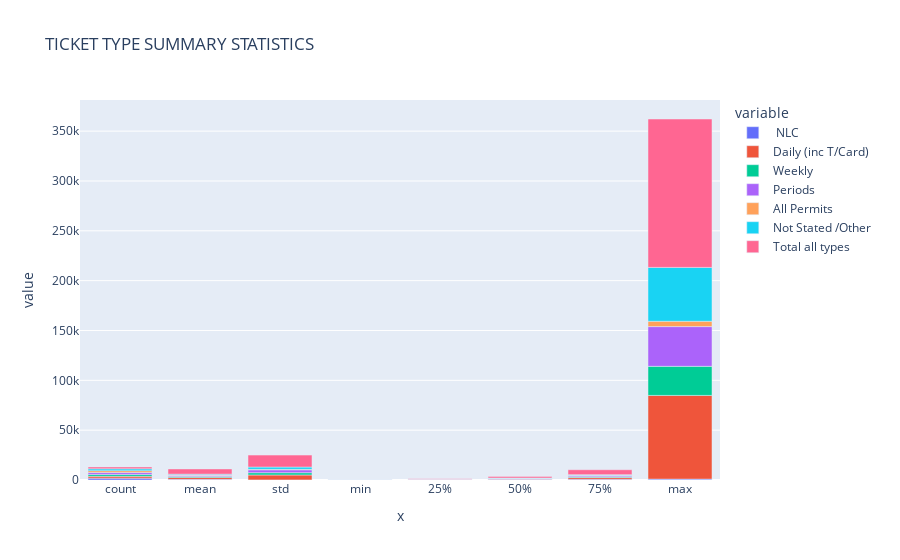

Here is the notebook cell this chart was saved with:
### Code cell
# Assigns the dataset to a variable df and assigns it to a plotly function to chart a graph
df = NBT_entry_tt.describe()
fig = px.bar(df, y = list(NBT_entry_tt.describe().columns), x = list(NBT_entry_tt.describe().index), title = 'TICKET TYPE SUMMARY STATISTICS')
fig.show()

### Figure 1 — Plotly figure (JSON) as saved in the notebook; plotly's stock layout.template omitted (floating-point values rounded to 4 significant figures)
{"data": [{"alignmentgroup": "True", "hovertemplate": "variable= NLC<br>x=%{x}<br>value=%{y}<extra></extra>", "legendgroup": " NLC", "marker": {"color": "#636efa", "pattern": {"shape": ""}}, "name": " NLC", "offsetgroup": " NLC", "orientation": "v", "showlegend": true, "textposition": "auto", "type": "bar", "x": ["count", "mean", "std", "min", "25%", "50%", "75%", "max"], "xaxis": "x", "y": [1869, 644.2, 85.04, 500, 571, 641, 716, 884], "yaxis": "y"}, {"alignmentgroup": "True", "hovertemplate": "variable=Daily (inc T/Card)  <br>x=%{x}<br>value=%{y}<extra></extra>", "legendgroup": "Daily (inc T/Card)  ", "marker": {"color": "#EF553B", "pattern": {"shape": ""}}, "name": "Daily (inc T/Card)  ", "offsetgroup": "Daily (inc T/Card)  ", "orientation": "v", "showlegend": true, "textposition": "auto", "type": "bar", "x": ["count", "mean", "std", "min", "25%", "50%", "75%", "max"], "xaxis": "x", "y": [1869, 1975.0, 4976.0, 0, 69, 596, 1739, 83977], "yaxis": "y"}, {"alignmentgroup": "True", "hovertemplate": "variable=Weekly              <br>x=%{x}<br>value=%{y}<extra></extra>", "legendgroup": "Weekly              ", "marker": {"color": "#00cc96", "pattern": {"shape": ""}}, "name": "Weekly              ", "offsetgroup": "Weekly              ", "orientation": "v", "showlegend": true, "textposition": "auto", "type": "bar", "x": ["count", "mean", "std", "min", "25%", "50%", "75%", "max"], "xaxis": "x", "y": [1869, 987.0, 2268.0, 0, 19, 239, 898, 29175], "yaxis": "y"}, {"alignmentgroup": "True", "hovertemplate": "variable=Periods             <br>x=%{x}<br>value=%{y}<extra></extra>", "legendgroup": "Periods             ", "marker": {"color": "#ab63fa", "pattern": {"shape": ""}}, "name": "Periods             ", "offsetgroup": "Periods             ", "orientation": "v", "showlegend": true, "textposition": "auto", "type": "bar", "x": ["count", "mean", "std", "min", "25%", "50%", "75%", "max"], "xaxis": "x", "y": [1869, 1179.0, 2908.0, 0, 22, 278, 1061, 39869], "yaxis": "y"}, {"alignmentgroup": "True", "hovertemplate": "variable=All Permits         <br>x=%{x}<br>value=%{y}<extra></extra>", "legendgroup": "All Permits         ", "marker": {"color": "#FFA15A", "pattern": {"shape": ""}}, "name": "All Permits         ", "offsetgroup": "All Permits         ", "orientation": "v", "showlegend": true, "textposition": "auto", "type": "bar", "x": ["count", "mean", "std", "min", "25%", "50%", "75%", "max"], "xaxis": "x", "y": [1869, 230.9, 458.1, 0, 3, 61, 246, 5355], "yaxis": "y"}, {"alignmentgroup": "True", "hovertemplate": "variable=Not Stated /Other    <br>x=%{x}<br>value=%{y}<extra></extra>", "legendgroup": "Not Stated /Other    ", "marker": {"color": "#19d3f3", "pattern": {"shape": ""}}, "name": "Not Stated /Other    ", "offsetgroup": "Not Stated /Other    ", "orientation": "v", "showlegend": true, "textposition": "auto", "type": "bar", "x": ["count", "mean", "std", "min", "25%", "50%", "75%", "max"], "xaxis": "x", "y": [1869, 847.4, 2296.0, 0, 62, 222, 724, 54034], "yaxis": "y"}, {"alignmentgroup": "True", "hovertemplate": "variable=Total all types<br>x=%{x}<br>value=%{y}<extra></extra>", "legendgroup": "Total all types", "marker": {"color": "#FF6692", "pattern": {"shape": ""}}, "name": "Total all types", "offsetgroup": "Total all types", "orientation": "v", "showlegend": true, "textposition": "auto", "type": "bar", "x": ["count", "mean", "std", "min", "25%", "50%", "75%", "max"], "xaxis": "x", "y": [1869, 5220.0, 12000.0, 0, 466, 1584, 4919, 148889], "yaxis": "y"}], "layout": {"barmode": "relative", "legend": {"title": {"text": "variable"}, "tracegroupgap": 0}, "title": {"text": "TICKET TYPE SUMMARY STATISTICS"}, "xaxis": {"anchor": "y", "domain": [0, 1], "title": {"text": "x"}}, "yaxis": {"anchor": "x", "domain": [0, 1], "title": {"text": "value"}}}}
